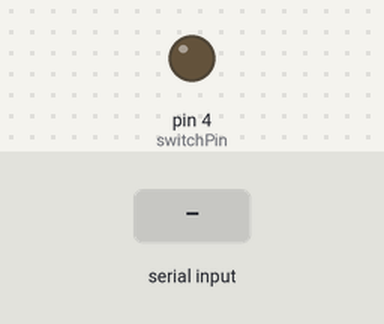
The program below on a simulated Arduino Nano Every. Shown: output pins drawn as LEDs (lit = HIGH). The test bench sets the inputs (shaded band). What the program prints to the serial monitor is not drawn.

Above: at 1.2 s.
1.3 s: "s90\n" received over Serial
At 1.6 s:
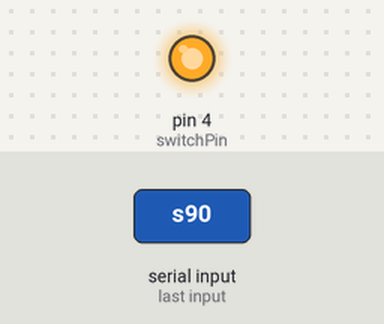
Timing chart, 0 to 32.8 s (numbered marks = the images above; inputs shaded):
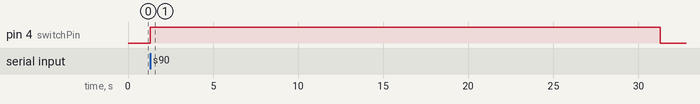

The program:

main.cpp
```cpp
#include <Arduino.h>
#include <TimeLib.h>

// Output pins to switch
int switchPin = 4;

void setup() {
    Serial.begin(115200);
    Serial.println("<Arduino is ready>");
    pinMode(switchPin, OUTPUT);
    digitalWrite(switchPin, LOW);
}

String readString;
long time_on = 30;
long time_off = 10;
long total_time_on = 80;
int running = 0;

void loop() {
  if (Serial.available())  {
    char c = Serial.read();  //gets one byte from serial buffer
    if (c == 's') {
      // start run
      running = 1;
      digitalWrite(switchPin, HIGH);
    }
    else if (c == 'q') {
      // stop run
      running = 0;
      digitalWrite(switchPin, LOW);
    }
    else if (c == 't') {
      // on time
      time_on = Serial.parseInt();
    }
    else if (c == 'o') {
      // off time between runs
      time_off = Serial.parseInt();
    }
    else if (c == 'a') {
      // total on time
      total_time_on = Serial.parseInt();
    }
  }


  if (running == 1){
    // time_t startTime_total = minute()*60 + second();
    // while (total_time_on > minute()*60+second()){
    time_t startTime_total = millis();
    // while (astrapi_total_time_on > minute()*60+second()){
    // Serial.println(total_time_on);
    // Serial.println(total_time_on*1000);
    // Serial.println(startTime_total);
    // Serial.println(startTime_total+total_time_on*1000);
    while ((startTime_total+total_time_on*1000) > millis()){
      digitalWrite(switchPin, HIGH);
      delay(time_on*1000);
      digitalWrite(switchPin, LOW);
      delay(time_off*1000);
    }
    running = 0;
    // }
  }
}
```

Measured:
- after the input at 1.3 s, pin 4 (switchPin): LOW → HIGH at once, → LOW 30.0 s later
